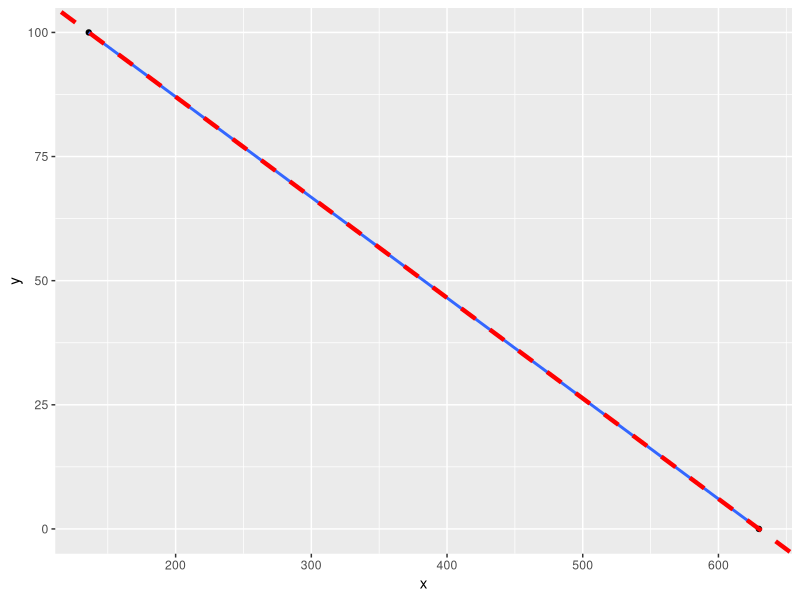

Recreate this plot in R.
#
# Sensor SZYTF calibratie
#
# BvH, 2019-05-30

library(tidyverse)

############################################
# Capacitieve vochtigheidsensor calibratie #
############################################
raw_droge_lucht = mean(c(634,629,629,629,628))
raw_water       = mean(c(136,136,136,136,136))

meas <-
  tribble(~x, ~y,
          raw_droge_lucht, 0,
          raw_water, 100)

# linear regression
reg <-
  lm(y ~ x, data = meas)

summary(reg)
# Call:
#   lm(formula = y ~ x, data = meas)
# 
# Residuals:
#   ALL 2 residuals are 0: no residual degrees of freedom!
#   
#   Coefficients:
#   Estimate Std. Error t value Pr(>|t|)
# (Intercept) 127.5415         NA      NA       NA
# x            -0.2025         NA      NA       NA
# 
# Residual standard error: NaN on 0 degrees of freedom
# Multiple R-squared:      1,	Adjusted R-squared:    NaN 
# F-statistic:   NaN on 1 and 0 DF,  p-value: NA

# plot
meas %>%
  ggplot(aes(x=x, y=y)) +
  geom_point() +
  stat_smooth(method="lm", se=TRUE) + 
  geom_abline(intercept = 127.5415, slope = -0.2025, 
              color="red", linetype="dashed", size=1.5)
